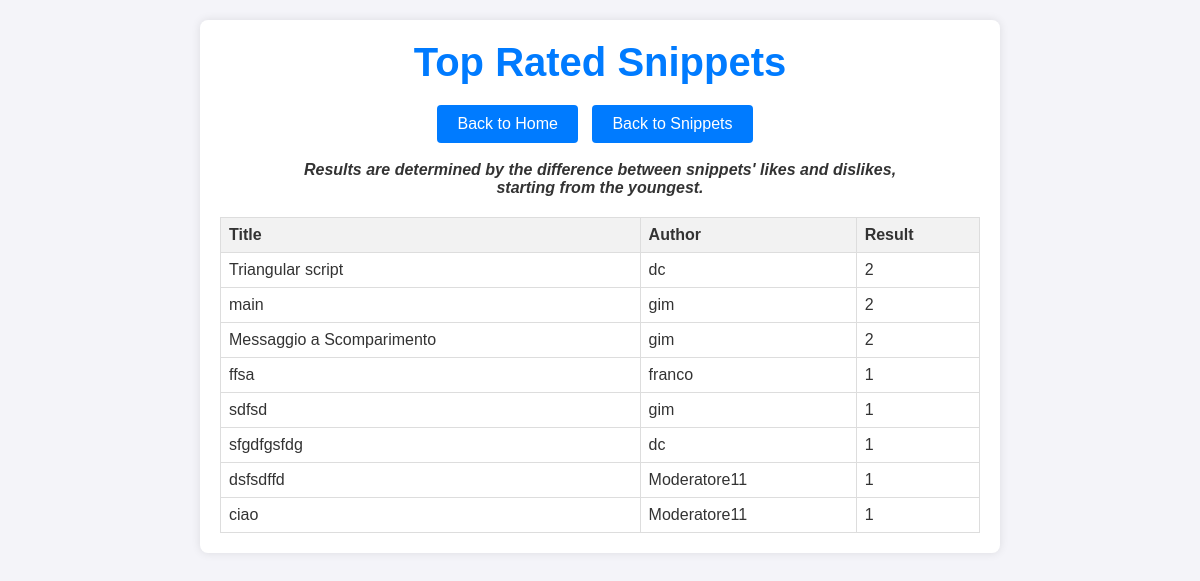
The app's page /rates/snippets, older data.
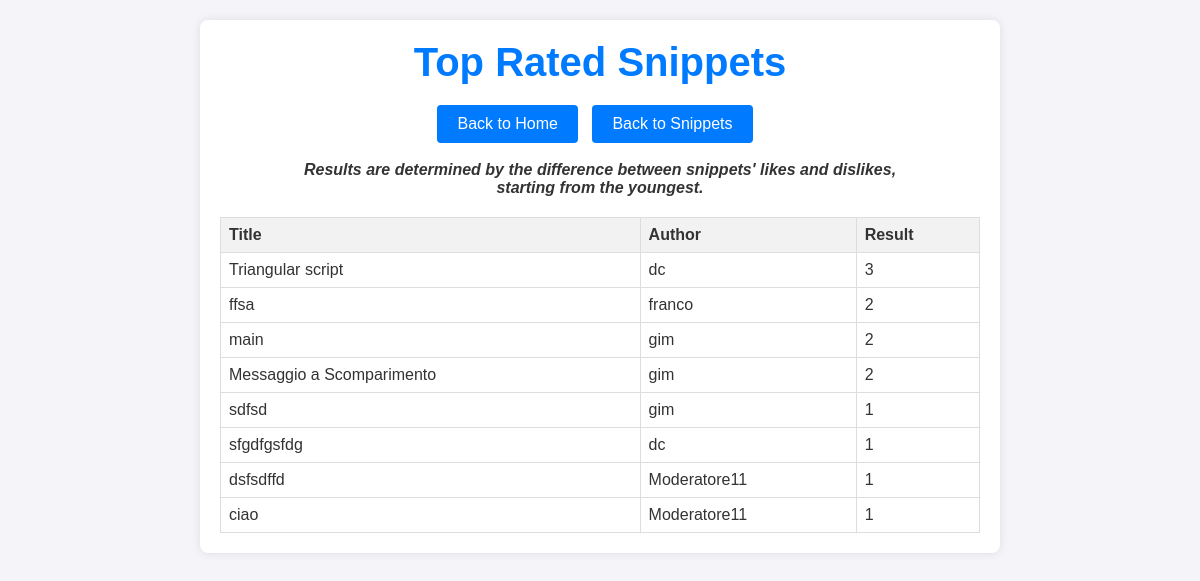
The same page, newer data.
### snippets/models.py (models this page shows, shortened)
class Snippet(models.Model):
    title = models.CharField(max_length=255)
    language = models.ForeignKey(Language, related_name='snippets', on_delete=models.CASCADE)
    author = models.ForeignKey(User, related_name='snippets', on_delete=models.CASCADE)
    description = models.TextField()
    description_html = models.TextField(editable=False)
    code = models.TextField()
    highlighted_code = models.TextField(editable=False)
    pub_date = models.DateTimeField(default=timezone.now, editable=False)
    update_date = models.DateTimeField(default=timezone.now, editable=False)
    tags = models.CharField(max_length=255, default='')
    class Meta:
        ordering = ['-pub_date']

### ratings/views.py (the view)
# urls.py: path('snippets', TopRatedSnippetsView, name='top_rated_snippets'),
def TopRatedSnippetsView(request):
    top_snippets = Snippet.objects.annotate(
        total_likes=Count('ratings', filter=Q(ratings__rating='like')),
        total_dislikes=Count('ratings', filter=Q(ratings__rating='dislike'))
    ).annotate(
        popularity_score=F('total_likes') - F('total_dislikes')
    ).order_by('-popularity_score')[:10]  # Retrieve the top 10 snippets based on popularity_score
    popularity_score_arr = []
    for snippet in top_snippets:
        popularity_score = snippet.popularity_score
        if snippet.popularity_score <= 0:
            continue
        popularity_score_arr.append({  # Constructs a dictionary and appends it to "popularity_score_arr"
            'snippet': snippet,
            'popularity_score': popularity_score
        })
    context = {
        'top_snippets': popularity_score_arr  # Uses the proper array with best snippets
    }
    return render(request, 'ratings/templates/top_rated_snippets.html', context)

### ratings/templates/top_rated_snippets.html (shortened to what this page needs)
{% load static %}
<!DOCTYPE html>
<html lang="en">
<head>
    <link rel="stylesheet" href="{% static 'css/popular.css' %}">
</head>
<body>
<div class="container">
    <header>
        <h1>Top Rated Snippets</h1>
        <footer>
            <a href="{% url 'home' %}" class="btn">Back to Home</a>
            <a href="{% url 'snippet_list' %}" class="btn">Back to Snippets</a>
        </footer>
        <address>
            <br>
            <b>
                Results are determined by the difference between snippets' likes and dislikes, <br>starting from the youngest.
            </b>
        </address>
    </header>
    <main>
        <table>
            <thead>
            <tr>
                <th>Title</th>
                <th>Author</th>
                <th>Result</th>
            </tr>
            </thead>
            <tbody>
            {% for item in top_snippets %}
                <tr>
                    {% if item.popularity_score > 0 %}
                        <td>{{ item.snippet.title }}</td>
                        <td>{{ item.snippet.author }}</td>
                        <td>{{ item.popularity_score }}</td>
                    {% endif %}
                </tr>
            {% empty %}
                <tr>
                    <td colspan="3">No snippets found...</td>
                </tr>
            {% endfor %}
            </tbody>
        </table>
    </main>
</div>
</body>
</html>

Row changes from the older to the newer data that the page shows:
changed Snippet "Triangular script": popularity_score "2" → "3"
shown differently, row unchanged: Snippet "ffsa": popularity_score "1" → "2"; moves up the list
